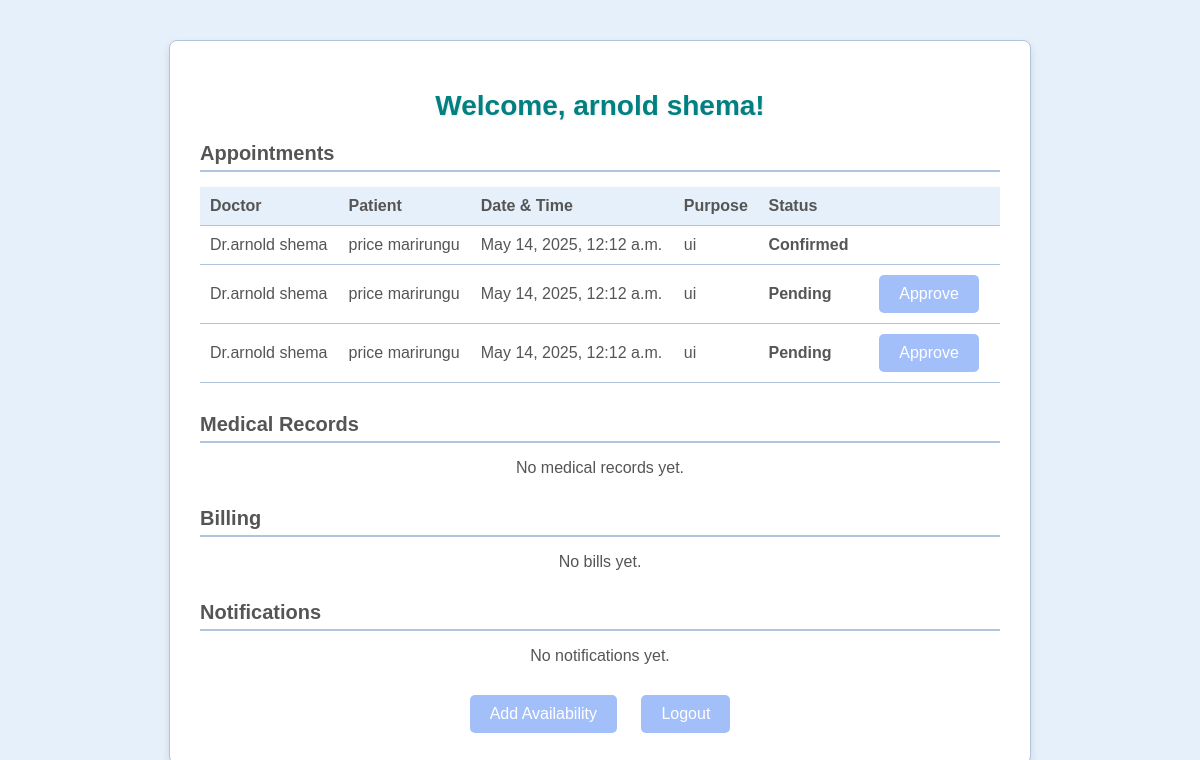
/appointment/dashboard/ (signed in), run on an earlier commit of the app's database.
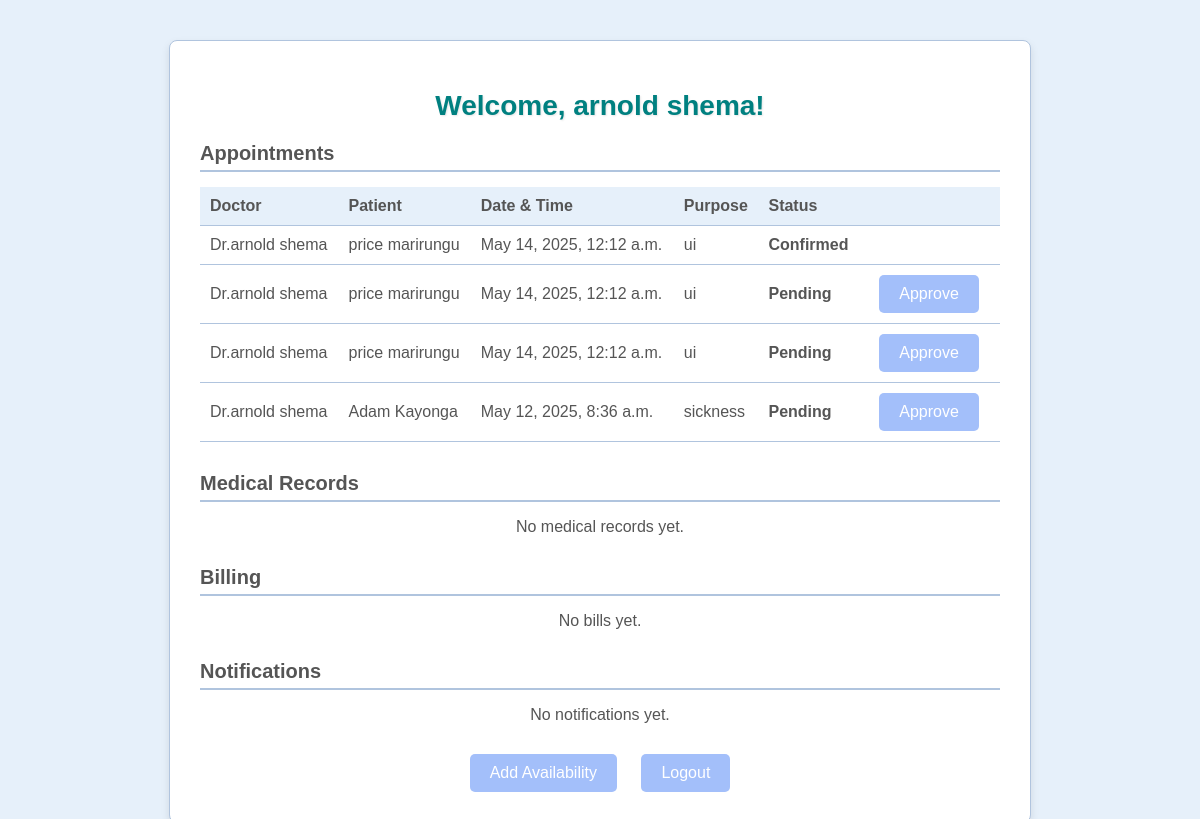
And on a later commit of the database.
### appointment_app/models.py (models this page shows, shortened)
class Appointment(models.Model):
    patient = models.ForeignKey(
        User,
        on_delete=models.SET_NULL,
        null=True,
        related_name='patient_appointments'
    )
    doctor = models.ForeignKey(
        Doctor,
        on_delete=models.SET_NULL,
        null=True,
        related_name='doctor_appointments'
    )
    date_time = models.DateTimeField()
    status = models.CharField(
        max_length=20,
        choices=[
            ('pending', 'Pending'),
            ('confirmed', 'Confirmed'),
            ('completed', 'Completed'),
            ('cancelled', 'Cancelled'),
        ],
        default='pending',
        help_text="Current status of the appointment."
    )
    purpose = models.TextField(blank=True, null=True)
    created_at = models.DateTimeField(auto_now_add=True)
    updated_at = models.DateTimeField(auto_now=True)
    class Meta:
        db_table = 'appointments'
        verbose_name = 'Appointment'
        verbose_name_plural = 'Appointments'

class Doctor(models.Model):
    SPECIALTY_CHOICES = [
        ('general_surgery', 'General Surgery'),
        ('pediatrics', 'Pediatrics'),
        ('cardiology', 'Cardiology'),
        ('neurology', 'Neurology'),
        ('orthopedics', 'Orthopedics'),
        ('dermatology', 'Dermatology'),
        ('psychiatry', 'Psychiatry'),
        ('radiology', 'Radiology'),
        ('anesthesiology', 'Anesthesiology'),
        ('emergency_medicine', 'Emergency Medicine'),
        ('internal_medicine', 'Internal Medicine'),
        ('obstetrics_gynecology', 'Obstetrics and Gynecology'),
        ('urology', 'Urology'),
        ('gastroenterology', 'Gastroenterology'),
        ('endocrinology', 'Endocrinology'),
        ('pulmonology', 'Pulmonology'),
        ('nephrology', 'Nephrology'),
        ('rheumatology', 'Rheumatology'),
        ('infectious_diseases', 'Infectious Diseases'),
        ('ophthalmology', 'Ophthalmology'),
        ('otolaryngology', 'Otolaryngology'),
        ('plastic_surgery', 'Plastic Surgery'),
        ('pathology', 'Pathology'),
        ('family_medicine', 'Family Medicine'),
        ('sports_medicine', 'Sports Medicine'),
        ('geriatrics', 'Geriatrics'),
        ('other', 'Other')
    ]
    user = models.OneToOneField(
        User,
        on_delete=models.CASCADE,
        related_name='doctor_profile'
    )
    specialty = models.CharField(
        max_length=100,
        choices=SPECIALTY_CHOICES,
        help_text="The medical specialty of the doctor.",
        default='general_surgery'
    )
    license_number = models.CharField(max_length=50, unique=True)
    qualification = models.TextField(blank=True, null=True)
    experience_years = models.IntegerField(
        validators=[MinValueValidator(0)],
        default=0
    )
    hospital_affiliation = models.CharField(max_length=255, blank=True, null=True)
    profile_image = models.ImageField(
        upload_to='doctor_images/',
        null=True,
        blank=True
    )
    class Meta:
        db_table = 'doctors'
        verbose_name = 'Doctor'
        verbose_name_plural = 'Doctors'

### auth_application/models.py (models this page shows, shortened)
class User(AbstractBaseUser, PermissionsMixin):
    email = models.EmailField(unique=True)
    first_name = models.CharField(max_length=50)
    last_name = models.CharField(max_length=50)
    phone = models.CharField(max_length=20, blank=True, null=True)
    role = models.CharField(
        max_length=20,
        choices=[
            ('patient', 'Patient'),
            ('doctor', 'Doctor'),
            ('admin', 'Admin')
        ],
        default='patient'
    )
    is_active = models.BooleanField(default=True)
    is_staff = models.BooleanField(default=False)
    created_at = models.DateTimeField(auto_now_add=True)
    updated_at = models.DateTimeField(auto_now=True)
    groups = models.ManyToManyField(
        'auth.Group',
        related_name='auth_application_user_groups',
        blank=True,
        help_text='The groups this user belongs to.',
        verbose_name='groups',
    )
    user_permissions = models.ManyToManyField(
        'auth.Permission',
        related_name='auth_application_user_permissions',
        blank=True,
        help_text='Specific permissions for this user.',
        verbose_name='user permissions',
    )
    objects = UserManager()
    USERNAME_FIELD = 'email'
    REQUIRED_FIELDS = ['first_name', 'last_name', 'role']
    class Meta:
        db_table = 'users'

### appointment_app/views.py (the view)
# urls.py: path('dashboard/', views.dashboard, name='dashboard'),
@login_required
def dashboard(request):
    if request.user.role not in ['patient', 'doctor']:
        messages.error(request, 'Access denied: Invalid role.')
        return redirect('auth_application:login')
    if request.user.role == 'patient':
        appointments = Appointment.objects.filter(patient=request.user).order_by('-date_time')
        records = MedicalRecord.objects.filter(patient=request.user).order_by('-date')
        bills = Billing.objects.filter(patient=request.user).order_by('-date')
        notifications = PatientNotification.objects.filter(patient=request.user).order_by('-sent_at')
        return render(request, 'dashboard.html', {
            'appointments': appointments,
            'records': records,
            'bills': bills,
            'notifications': notifications,
        })
    elif request.user.role == 'doctor':
        doctor = Doctor.objects.get(user=request.user)
        appointments = Appointment.objects.filter(doctor=doctor).order_by('-date_time')
        context = {'appointments': appointments}
    return render(request, 'dashboard.html', context)

### MediHubs/templates/auth_application/dashboard.html (shortened to what the changed rows need)
<!DOCTYPE html>
<html>
<head>
</head>
<body>
    <div class="container">
        <div class="header">
            <h1>Welcome, {{ request.user.first_name }} {{ request.user.last_name }}!</h1>
        </div>
        <div class="section">
            <h2>Appointments</h2>
            {% if appointments %}
            <table class="appointments-table">
                <thead>
                    <tr>
                        <th>Doctor</th>
                        <th>{% if user.role == 'doctor'%}
                            Patient
                            {% endif %} </th>
                        <th>Date & Time</th>
                        <th>Purpose</th>
                        <th>Status</th>
                        <th> </th>
                </thead>
                <tbody>
                    {% for appointment in appointments %}
                    <tr>
                        <td>Dr.{{ appointment.doctor.user.first_name }} {{ appointment.doctor.user.last_name }}</td>
                         <td>{% if user.role == 'doctor'  %}
                         {{appointment.patient.first_name}} {{appointment.patient.last_name}}
                         {% endif %}
                        </td>
                        <td>{{ appointment.date_time }}</td>
                        <td>{{ appointment.purpose }}</td>
                        <td class="status-{{ appointment.status }}">{{ appointment.status|title|default:"Pending" }}
                        </td>
                        <td>{% if user.role == 'doctor' and appointment.status == 'pending' %}
                            <a href="{% url 'appointment_app:approve_appointment' appointment.id %}"
                                class="button">Approve</a>
                            {% endif %}
                        </td>
                    </tr>
                    {% endfor %}
                </tbody>
            </table>
            {% else %}
            <p style="text-align: center; color: #555555;">You have no appointments yet.</p>
            {% endif %}
        </div>
        <div class="section">
            <h2>Medical Records</h2>
        </div>
        <div class="section">
            <h2>Billing</h2>
        </div>
        <div class="section">
            <h2>Notifications</h2>
        </div>
    </div>
</body>
</html>

What changed in the data, as far as the page shows it:
added Appointment: doctor.user.first_name "arnold", doctor.user.last_name "shema", patient.first_name "Adam", patient.last_name "Kayonga", date_time "May 12, 2025, 8:36 a.m.", purpose "sickness", status "Pending", shows "Approve"
